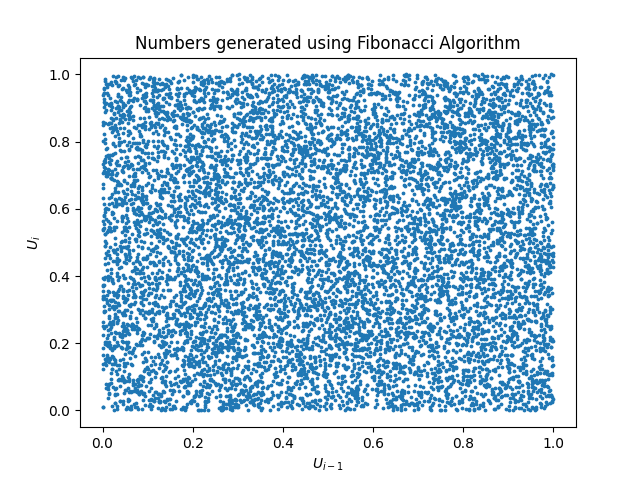

Recreate this plot in Python.
import numpy as np
from matplotlib import pyplot as plt

# parameter settings
save_figure = True
nn = 18
a = 1366
b = 150889
M = 714025
seed = 1234567
n = 10000

# Main computation
y = [seed]
for i in range(1, nn+1):
    y.append((a * y[i - 1] + b)%M)

y = [y_element / M for y_element in y]

for i in range(19, n+18+1):
    zeta = y[i - 17] - y[i - 5]
    if zeta < 0: zeta += 1
    y.append(zeta)

y = np.array(y)
y = y[19:n + 18]

# output
fig = plt.figure()
ax = fig.add_subplot()
ax.scatter(y[:-1], y[1:], s=3)
ax.set_title('Numbers generated using Fibonacci Algorithm')
ax.set_xlabel('$U_{i-1}$')
ax.set_ylabel('$U_i$')
plt.show()

if save_figure:
    fig.savefig('SFEfibonacci.png', transparent=True)
